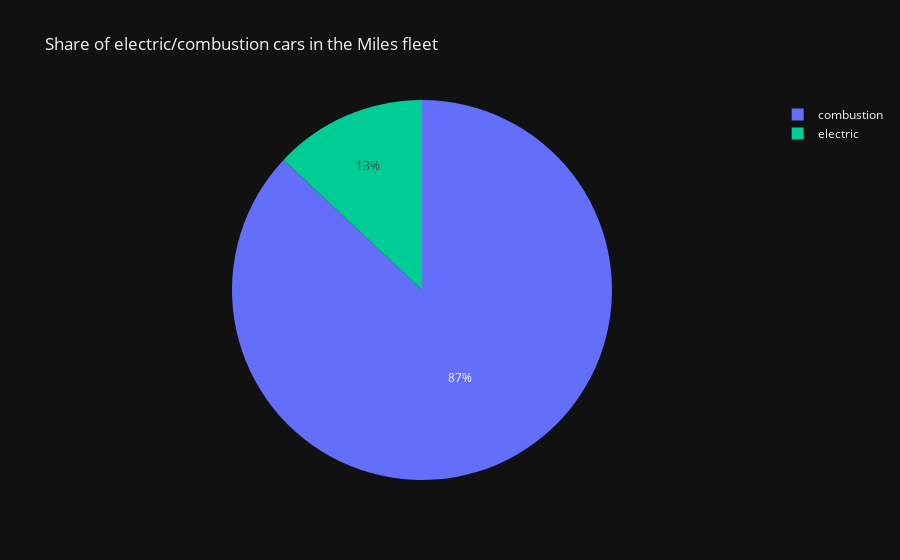

Notebook source saved alongside this figure:
### Code cell
#fuel type count

fuel_share = publicDf.copy()
fuel_share['fuel'] = fuel_share['electric'].map({True: 'electric', False: 'combustion'})
fuel_share = fuel_share.groupby(['cityname', 'fuel']).size().reset_index(name ='count')

px.pie(fuel_share,
       names='fuel',
       values='count',
       title="Share of electric/combustion cars in the Miles fleet",
       color='fuel',
       color_discrete_map={'electric': px.colors.qualitative.Plotly[2], 'combustion': px.colors.qualitative.Plotly[0]})

### Figure 1 — Plotly figure (JSON) as saved in the notebook; plotly's stock layout.template omitted (floating-point values rounded to 4 significant figures)
{"data": [{"customdata": [["combustion"], ["combustion"], ["electric"], ["combustion"], ["electric"], ["combustion"], ["electric"], ["combustion"], ["combustion"], ["electric"], ["combustion"], ["electric"], ["combustion"], ["electric"], ["combustion"], ["combustion"], ["electric"], ["combustion"], ["electric"], ["combustion"], ["electric"], ["combustion"], ["combustion"], ["electric"], ["combustion"], ["electric"]], "domain": {"x": [0.0, 1.0], "y": [0.0, 1.0]}, "hovertemplate": "fuel=%{customdata[0]}<br>count=%{value}<extra></extra>", "labels": ["combustion", "combustion", "electric", "combustion", "electric", "combustion", "electric", "combustion", "combustion", "electric", "combustion", "electric", "combustion", "electric", "combustion", "combustion", "electric", "combustion", "electric", "combustion", "electric", "combustion", "combustion", "electric", "combustion", "electric"], "legendgroup": "", "marker": {"colors": ["#636EFA", "#636EFA", "#00CC96", "#636EFA", "#00CC96", "#636EFA", "#00CC96", "#636EFA", "#636EFA", "#00CC96", "#636EFA", "#00CC96", "#636EFA", "#00CC96", "#636EFA", "#636EFA", "#00CC96", "#636EFA", "#00CC96", "#636EFA", "#00CC96", "#636EFA", "#636EFA", "#00CC96", "#636EFA", "#00CC96"]}, "name": "", "showlegend": true, "values": [129, 58, 3, 6481, 620, 111, 5, 934, 1098, 37, 113, 2, 656, 35, 25, 2483, 1461, 2181, 91, 225, 22, 27, 799, 18, 93, 8], "type": "pie"}], "layout": {"legend": {"tracegroupgap": 0}, "title": {"text": "Share of electric/combustion cars in the Miles fleet"}}}
